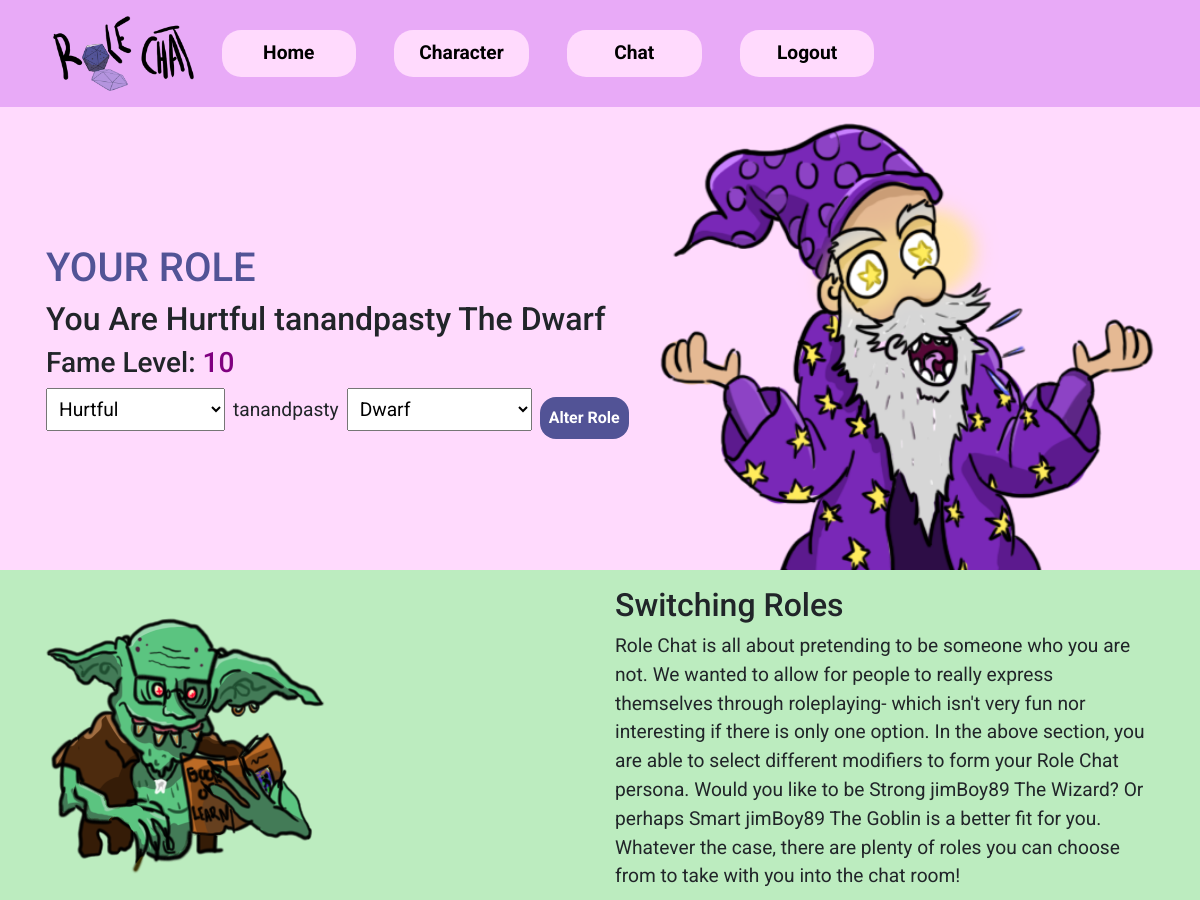
/character (signed in, upper part), run on an earlier commit of the app's database.
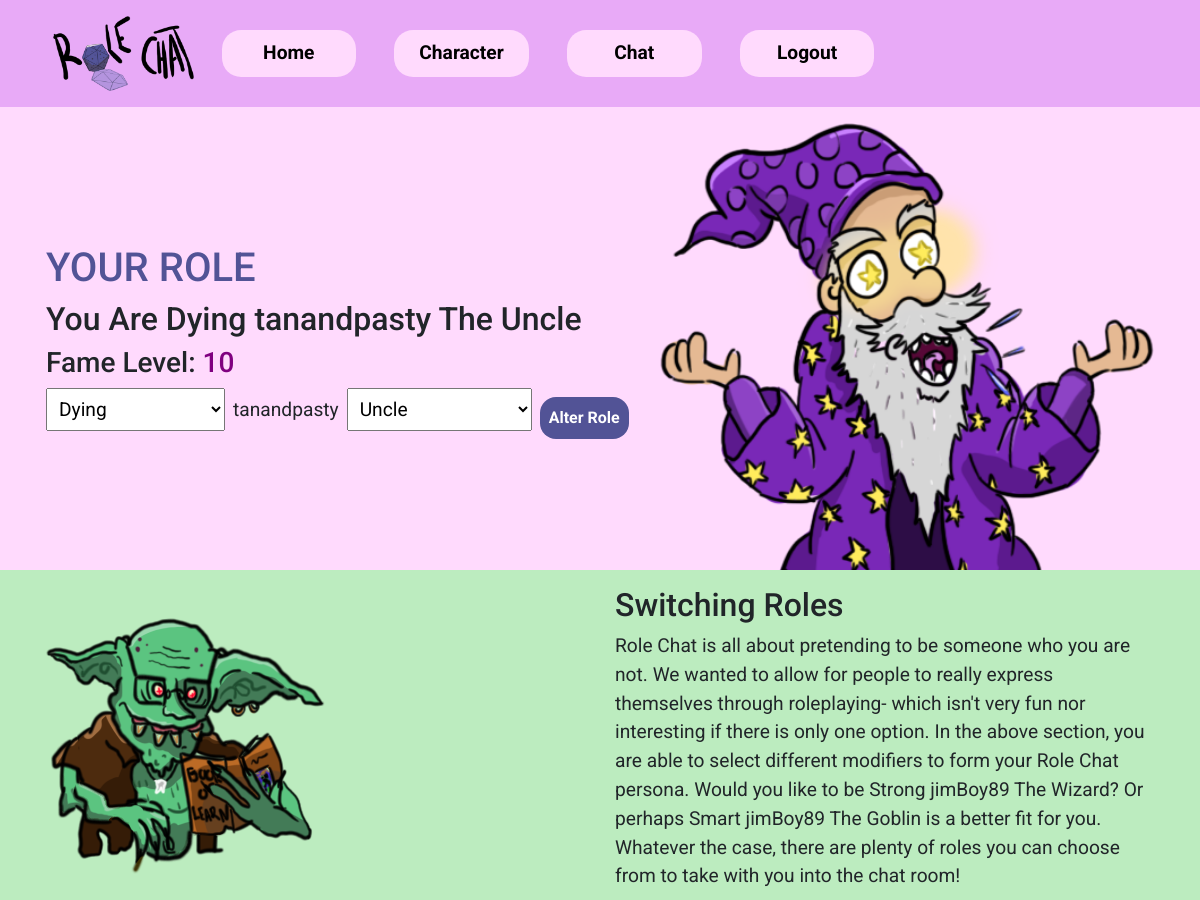
And on a later commit of the database.
### website/models.py (models this page shows)
class User(db.Model, UserMixin):
    id = db.Column(db.Integer, primary_key=True)
    username = db.Column(db.String(15), unique=True)
    password = db.Column(db.String(30))
    currency = db.Column(db.Integer, default=0)
    adjective = db.Column(db.String(30), default='Silly')
    role = db.Column(db.String(30), default='User')

### website/views.py (the view)
@views.route('/character', methods=['GET', 'POST'])
@login_required
def character():
    db.session.commit()
    if request.method == 'POST':
        adjective = request.form.get('adjective')
        role = request.form.get('role')
        user_to_update = User.query.filter_by(username=current_user.username).first()
        user_to_update.adjective = adjective
        user_to_update.role = role
        db.session.commit()
        return render_template("character.html", user=current_user, adj1=adjectives1, adj2=adjectives2, adj3=adjectives3, role1=roles1, role2=roles2, role3=roles3)
    else:
        return render_template("character.html", user=current_user, adj1=adjectives1, adj2=adjectives2, adj3=adjectives3, role1=roles1, role2=roles2, role3=roles3)

### website/__init__.py (called while the page is built)
def create_app():
    app = Flask(__name__)
    app.config['SECRET_KEY'] = 'A project created by students from ECU University :)'
    app.config['SQLALCHEMY_DATABASE_URI'] = f'sqlite:///{DB_NAME}'
    db.init_app(app)
    from .views import views
    from .auth import auth
    app.register_blueprint(views, url_prefix='/')
    app.register_blueprint(auth, url_prefix='/')
    from .models import User
    create_database(app)
    login_manager = LoginManager()
    login_manager.login_view = 'auth.login'
    login_manager.init_app(app)
    socketio.init_app(app)
    @login_manager.user_loader
    def load_user(id):
        return User.query.get(int(id))
    return app

### website/templates/character.html (shortened to what this page needs)
{% extends "base.html" %}
{% block content %}
<section class="bg-color2">
  <div class="container">
      <div class="row align-items-center justify-content-center pt-3">
          <div class="col-lg p-3 w-100">
            <h1 class="text-uppercase text-purple">Your Role</h1>
            <h2 class="fs-5">You Are {{ user.adjective }} {{ user.username }} The {{ user.role }}</h2>
            <h3>Fame Level: <span style="color: purple;">{{ user.currency }}</span></h3>
            <div>
                <form class="d-flex align-items-start justify-content-start" action="/character" method="post">
                  <select name="adjective" class="p-2">
                    {% if user.currency >= 10 %}
                      {% for adjective in adj2 %}
                        <option value="{{adjective}}"
                        {% if adjective == user.adjective %}
                          selected
                        {% endif %}
                        > {{adjective}}</option>
                      {% endfor %}
                    {% endif %}
                  </select>
                  <p class="p-2">{{user.username}}</p>
                  <select name="role" class="p-2">
                    {% for role in role1 %}
                      <option value="{{role}}"
                      {% if role == user.role %}
                          selected
                      {% endif %}
                      > {{role}}</option>
                    {% endfor %}
                    {% if user.currency >= 10 %}
                      {% for role in role2 %}
                        <option value="{{role}}"
                        {% if role == user.role %}
                          selected
                        {% endif %}
                        > {{role}}</option>
                      {% endfor %}
                    {% endif %}
                  </select>
                  <input type="submit" class="ml-2 p-2 btn submit-button" value="Alter Role">
                </form>
            </div>
          </div>
          <div class="col-lg">
              <img class="w-100 d-none d-lg-block" src="{{ url_for('static', filename='WebApps-Wizard.png') }}" alt="wizard">
          </div>
      </div>
  </div>
</section>
<section class="bg-color4">
  <div class="container">
      <div class="row align-items-center pt-3">
        <div class="col-lg">
          <img class="img-fluid" src="{{ url_for('static', filename='WebApps-Goblin.png') }}" alt="wizard">
        </div>
        <div class="col-lg">
          <h2>Switching Roles</h2>
          <div>
              <p>Role Chat is all about pretending to be someone who you are not.
                We wanted to allow for people to really express themselves through roleplaying-
                which isn't very fun nor interesting if there is only one option. In the above section,
                you are able to select different modifiers to form your Role Chat persona. Would you like
                to be Strong jimBoy89 The Wizard? Or perhaps Smart jimBoy89 The Goblin is a better fit for you.
                Whatever the case, there are plenty of roles you can choose from to take with you into the
                chat room!
              </p>
          </div>
        </div>
      </div>
  </div>
</section>
{% endblock %}

### website/templates/base.html (shortened to what this page needs)
<!doctype html>
<html lang="en">
  <head>
    <link rel="stylesheet" href="https://cdn.jsdelivr.net/npm/bootstrap@4.3.1/dist/css/bootstrap.min.css">
    <link
        rel="stylesheet"
        type="text/css"
        href="{{ url_for('static', filename='main.css') }}"
    ></link>
  </head>
  <body>
    <nav class="navbar navbar-expand-lg navbar-light navbar-custom d-flex-lg" id="mainNavBar">
      <div class="container">
          <div class="collapse navbar-collapse" id="navbar">
            <div class="navbar-nav">
              <a href="/" class="nav-item nav-link d-none d-lg-block" id="logo"><img class="navbar-logo" src="{{ url_for('static', filename='WebApps-RoleChatLogo.png') }}" alt="Role Chat Logo"></a>
              <a href="/" class="nav-item navbar-button-custom nav-link" id="home">Home</a>
              {% if user.is_authenticated %}
                <a href="/character" class="nav-item navbar-button-custom nav-link" id="character">Character</a>
                <a href="/chat" class="nav-item navbar-button-custom nav-link" id="chat">Chat</a>
                <a href="/logout" class="nav-item navbar-button-custom nav-link" id="logout">Logout</a>
              {% else %}
                <a href="/login" class="nav-item navbar-button-custom nav-link" id="login">Login</a>
              {% endif %}
            </div>
          </div>
        </div>
    </nav>
    {% block content %}
    {% endblock %}
  </body>
</html>

### website/static/main.css (style rules this page uses)
body { background-color: rgb(255, 218, 253) !important; font-family: 'Roboto', sans-serif; font-size: 1.2em; }
.bg-color2 { background-color: rgb(255, 218, 253) !important; }
.bg-color4 { background-color: rgb(188, 236, 191) !important; }
.navbar-custom { background-color: rgb(232, 170, 247) !important; display: flex; }
.navbar-logo { height: 75px; }
.navbar-button-custom { font-weight: bolder; align-self: center !important; text-align: center; color: black !important; background-color: rgb(255, 218, 253); border-radius: 1em; margin: .5em 1em; padding: .5em 1em; width: 7em; }
.text-purple { color: #525396 !important; }
.submit-button { font-weight: bolder; align-self: center !important; text-align: center; color: white !important; background-color: #525396 !important; border-radius: 1em; }

What changed in the data, as far as the page shows it:
changed User "tanandpasty": adjective "Hurtful" → "Dying"; role "Dwarf" → "Uncle"
